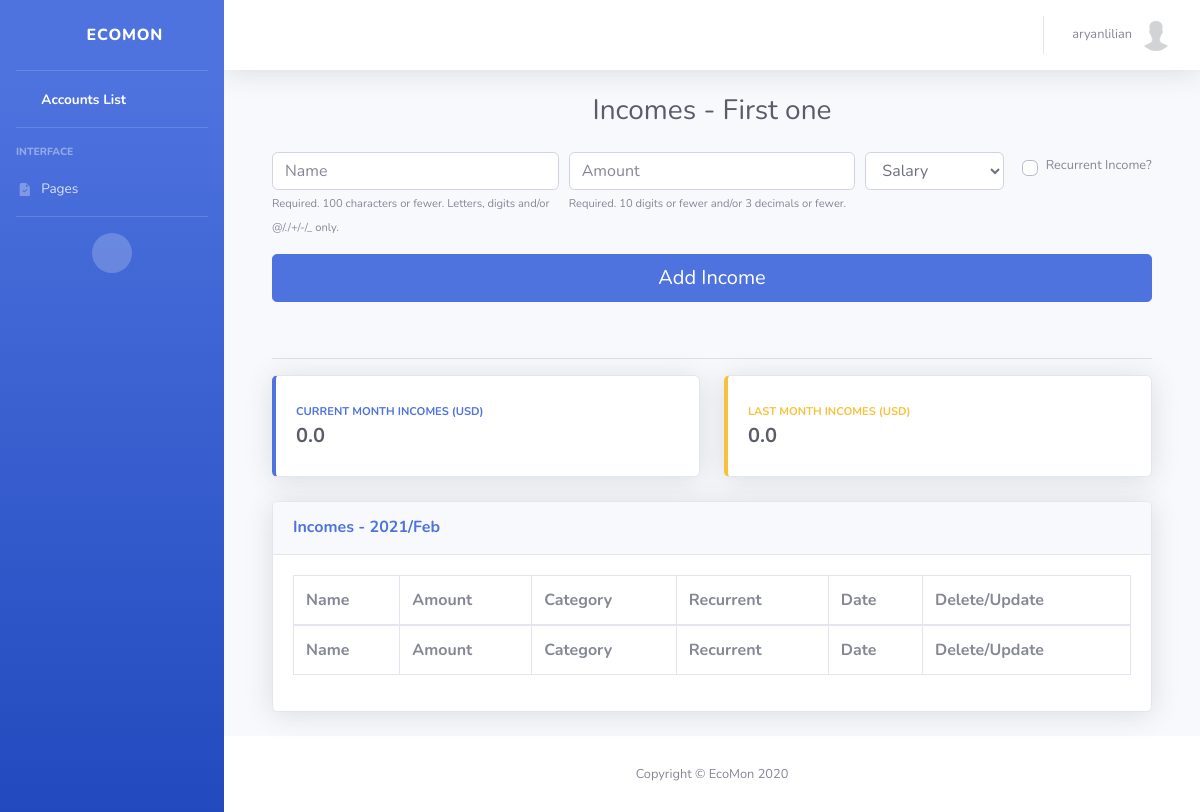
The page /users/incomes/new/9/ (signed in) on the database as committed earlier.
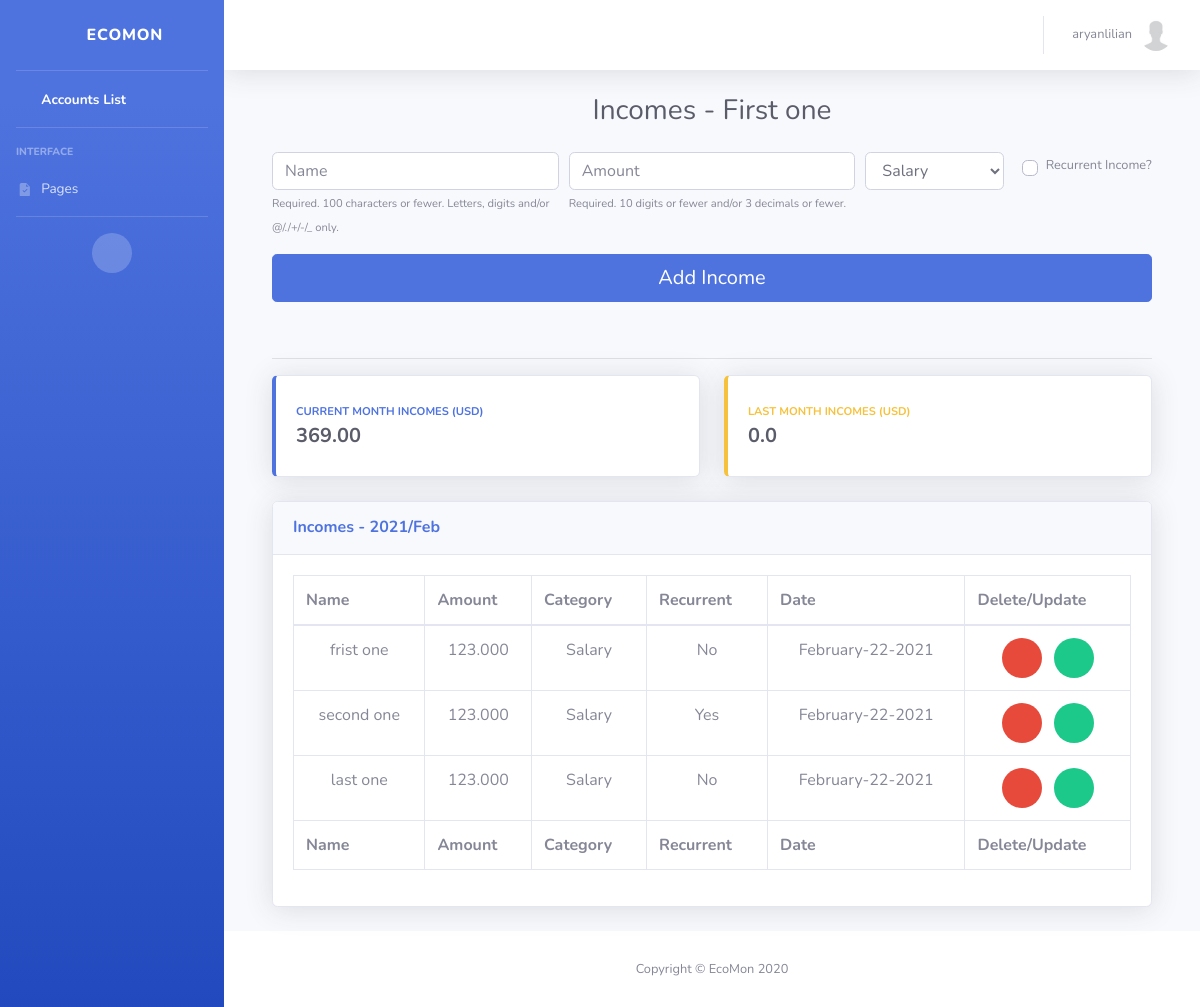
The same page on the database as committed later.
### users/models.py (models this page shows, shortened)
class Income(models.Model):
    class IncomeCategory(models.TextChoices):
        SALARY = _('Salary')
        AWARDS = _('Awards')
        GRANTS = _('Grants')
        SALE = _('Sale')
        DIVIDENTS = _('Dividents')
        RENTAL = _('Rental')
        REFUNDS = _('Refunds')
        COUPONS = _('Coupons')
        LOTTERY = _('Lottery')
        CAPITAL = _('Capital')
        INVESTMENTS = _('Investments')
        GIFT = _('Gift')
        OTHERS = _('Others')
    user = models.ForeignKey(User, on_delete=models.CASCADE)
    account = models.ForeignKey(Account, on_delete=models.CASCADE, related_name='incomes')
    name = models.CharField(_('Name'), max_length=100)
    amount = models.DecimalField(_('Amount'), max_digits=10, decimal_places=3)
    recurrent = models.BooleanField(_('Recurrent Income'), default=False)
    created_date = models.DateTimeField(_('Created Date/Time'), default=timezone.now)
    updated_date = models.DateTimeField(_('Updated Date/Time'), auto_now=True)
    category = models.CharField(
        _('Category'), max_length=11,
        choices=IncomeCategory.choices, default=IncomeCategory.SALARY
    )
    def update_url(self):
        return reverse('update-income', kwargs={'pk': self.pk, 'id' : self.account.pk})
    def delete_url(self):
        return reverse('delete-income', kwargs={'pk': self.pk})

### users/views.py (the view)
# urls.py: path('incomes/new/<int:pk>/', IncomesCreateListView.as_view(), name='incomes'),
class IncomesCreateListView(LoginRequiredMixin, ObjectCreateListViewMixin):
    model = Income
    form_class = IncomeCreateForm
    model_name = template_titles['incomes_title']
    color = 'primary'

### users/forms.py (shortened to what this page needs)
class IncomeCreateForm(forms.ModelForm):
    name = forms.CharField(
        max_length=50, label='Name',
        help_text=help_texts['obj_name']
    )
    amount = forms.DecimalField(
        max_digits=10,
        decimal_places=3,
        label='Amount',
        help_text=help_texts['obj_amount']
    )
    recurrent = forms.BooleanField(required=False, label='Recurrent?')
    class Meta:
        model = Income
        exclude = [
            'user',
            'account',
            'created_date'
        ]

### common/utils.py (called while the page is built)
def assembly(obj):
    return round(sum(i.amount for i in obj), 2)

### templates/users/create-update-list-objects.html (shortened to what this page needs)
{% extends 'users/base.html' %}
{% block content %}
	<div class="container">
		{% if '/users/incomes/new/' in request.get_full_path or '/users/spendings/new/' in request.get_full_path or '/users/incomes/update/' in request.get_full_path or '/users/spendings/update/' in request.get_full_path %}
			{% include 'users/components/create-update-incomes-and-spendings-form.html' %}
		{% else %}
			{% include 'users/components/create-update-accounts-form.html' %}
		{% endif %}
		<br>
		<hr>
		{% if '/users/incomes/new/' in request.get_full_path or '/users/spendings/new/' in request.get_full_path or '/users/incomes/update/' in request.get_full_path or '/users/spendings/update/' in request.get_full_path %}
			<div class="row">
				<div class="col-xl-6 col-md-6 mb-4">
			        <div class="card border-left-{{ color }} shadow h-100 py-2">
			            <div class="card-body">
			                <div class="row no-gutters align-items-center">
			                    <div class="col mr-2">
			                        <div class="text-xs font-weight-bold text-{{ color }} text-uppercase mb-1">Current Month {{ title }} ({{ currency }})</div>
			                        <div class="h5 mb-0 font-weight-bold text-gray-800">{% if total_sum %}{{ total_sum }}{% else %}0.0{% endif %}</div>
			                    </div>
			                    <div class="col-auto">
			                        <i class="fas {% if title == 'Incomes' %} fa-wallet {% elif title == 'Spendings' %} fa-credit-card {% endif %} fa-2x text-gray-300"></i>
			                    </div>
			                </div>
			            </div>
			        </div>
			    </div>
			    <div class="col-xl-6 col-md-6 mb-4">
			        <div class="card border-left-warning shadow h-100 py-2">
			            <div class="card-body">
			                <div class="row no-gutters align-items-center">
			                    <div class="col mr-2">
			                        <div class="text-xs font-weight-bold text-warning text-uppercase mb-1">Last Month {{ title }} ({{ currency }})</div>
			                        <div class="h5 mb-0 font-weight-bold text-gray-800">{% if total_sum_last_month %}{{ total_sum_last_month }}{% else %}0.0{% endif %}</div>
			                    </div>
			                    <div class="col-auto">
			                        <i class="fas {% if title == 'Incomes' %} fa-wallet {% elif title == 'Spendings' %} fa-credit-card {% endif %} fa-2x text-gray-300"></i>
			                    </div>
			                </div>
			            </div>
			        </div>
			    </div>
			</div>
		{% endif %}
		{% if '/users/spendings/new/' in request.get_full_path or '/users/spendings/update/' in request.get_full_path %}
			{% include 'users/components/spendings-list-table.html' %}
		{% else %}
			{% include 'users/components/incomes-or-accounts-list-table.html' %}
		{% endif  %}
	</div>
{% endblock %}

### templates/users/components/incomes-or-accounts-list-table.html (shortened to what the changed rows need)
<div class="card shadow mb-4">
  <div class="card-body">
    <div class="table-responsive">
      <table class="table table-bordered" id="incomesAndAccountsDataTable" width="100%" cellspacing="0">
        <thead>
          <tr>
            <th>Name</th>
            {% if '/users/incomes/new/' in request.get_full_path or '/users/incomes/update/' in request.get_full_path %}<th>Amount</th>{% endif %}
            <th>Category</th>
            <th>
                {% if '/users/incomes/new/' in request.get_full_path or '/users/incomes/update/' in request.get_full_path or request.get_full_path == '/users/archive/' %}
                    Recurrent
                {% else %}
                    Currency
                {% endif %}
            </th>
            <th>Date</th>
            {% if '/users/incomes/new/' in request.get_full_path or request.get_full_path == '/users/accounts/new/' %}
                <th>Delete/Update</th>
            {% endif %}
          </tr>
        </thead>
        <tfoot>
          <tr>
              <th>Name</th>
            {% if '/users/incomes/new/' in request.get_full_path %}<th>Amount</th>{% endif %}
            <th>Category</th>
            <th>
                {% if '/users/incomes/new/' in request.get_full_path or '/users/incomes/update/' in request.get_full_path or request.get_full_path == '/users/archive/' %}
                    Recurrent
                {% else %}
                    Currency
                {% endif %}
            </th>
            <th>Date</th>
            {% if '/users/incomes/new/' in request.get_full_path or request.get_full_path == '/users/accounts/new/' %}
                <th>Delete/Update</th>
            {% endif %}
          </tr>
        </tfoot>
        <tbody>
            {% if request.get_full_path == '/users/archive/' %}
              {% for object in incomes %}
                  <div class="row">
                      <tr>
                          <td class="text-center">{% if request.get_full_path == '/users/accounts/new/' %}<a href="{% url 'dashboard' object.id %}">{{ object.name }}</a>{% else %}{{ object.name }}{% endif %}</td>
                          {% if '/users/incomes/new/' in request.get_full_path or '/users/incomes/update/' in request.get_full_path %}
                              <td class="text-center">{{ object.amount }}</td>
                          {% endif %}
                          <td class="text-center">{{ object.category }}</td>
                          <td class="text-center">
                              {% if '/users/incomes/new/' in request.get_full_path or '/users/incomes/update/' in request.get_full_path or request.get_full_path == '/users/archive/' %}
                                  {% if object.recurrent == True %}Yes{% else %}No{% endif %}
                              {% else %}
                                  {{ object.currency }}
                              {% endif %}
                          </td>
                          <td class="text-center">{{ object.created_date|date:"F-d-Y" }}</td>
                          {% if '/users/incomes/new/' in request.get_full_path or request.get_full_path == '/users/accounts/new/' %}
                              <td class="text-center">
                                  <a class="btn-circle bnt-sm btn-danger" data-toggle="modal" href="{% if request.get_full_path == '/users/accounts/new/' %}objectDeleteModal{{ object.id }}{% else %}objectDeleteModal{{ title }}{{ object.id }}{% endif %}" data-target="{% if request.get_full_path == '/users/accounts/new/' %}objectDeleteModal{{ object.id }}{% else %}objectDeleteModal{{ title }}{{ object.id }}{% endif %}">
                                      <i class="fas fa-trash"></i>
                                  </a>
                                  <a class="btn-circle bnt-sm btn-success ml-2" href="{{ object.update_url }}"><i class="fas fa-pen"></i></a>
                              </td>
                              {% include 'users/components/delete-object-modal.html' %}
                          {% endif %}
                      </tr>
                  </div>
                {% endfor %}
            {% else %}
              {% for object in objects %}
                  <div class="row">
                      <tr>
                          <td class="text-center">{% if request.get_full_path == '/users/accounts/new/' %}<a href="{% url 'dashboard' object.id %}">{{ object.name }}</a>{% else %}{{ object.name }}{% endif %}</td>
                          {% if '/users/incomes/new/' in request.get_full_path or '/users/incomes/update/' in request.get_full_path %}
                              <td class="text-center">{{ object.amount }}</td>
                          {% endif %}
                          <td class="text-center">{{ object.category }}</td>
                          <td class="text-center">
                              {% if '/users/incomes/new/' in request.get_full_path or '/users/incomes/update/' in request.get_full_path or request.get_full_path == '/users/archive/' %}
                                  {% if object.recurrent == True %}Yes{% else %}No{% endif %}
                              {% else %}
                                  {{ object.currency }}
                              {% endif %}
                          </td>
                          <td class="text-center">{{ object.created_date|date:"F-d-Y" }}</td>
                          {% if '/users/incomes/new/' in request.get_full_path or request.get_full_path == '/users/accounts/new/' %}
                              <td class="text-center">
                                  <a class="btn-circle bnt-sm btn-danger" data-toggle="modal" href="{% if request.get_full_path == '/users/accounts/new/' %}objectDeleteModal{{ object.id }}{% else %}objectDeleteModal{{ title }}{{ object.id }}{% endif %}" data-target="{% if request.get_full_path == '/users/accounts/new/' %}objectDeleteModal{{ object.id }}{% else %}objectDeleteModal{{ title }}{{ object.id }}{% endif %}">
                                      <i class="fas fa-trash"></i>
                                  </a>
                                  <a class="btn-circle bnt-sm btn-success ml-2" href="{{ object.update_url }}"><i class="fas fa-pen"></i></a>
                              </td>
                          {% endif %}
                      </tr>
                  </div>
                {% endfor %}
            {% endif %}
        </tbody>
      </table>
    </div>
  </div>
</div>

Rows that differ between the two databases and show on the page:
added Income: name "frist one", amount "123.000", category "Salary", recurrent "No", created_date "February-22-2021"
added Income: name "second one", amount "123.000", category "Salary", recurrent "Yes", created_date "February-22-2021"
added Income: name "last one", amount "123.000", category "Salary", recurrent "No", created_date "February-22-2021"
Other text that changed with them:
{{ total_sum }}: (not shown) → "369.00"
text no longer shown: "0.0"
